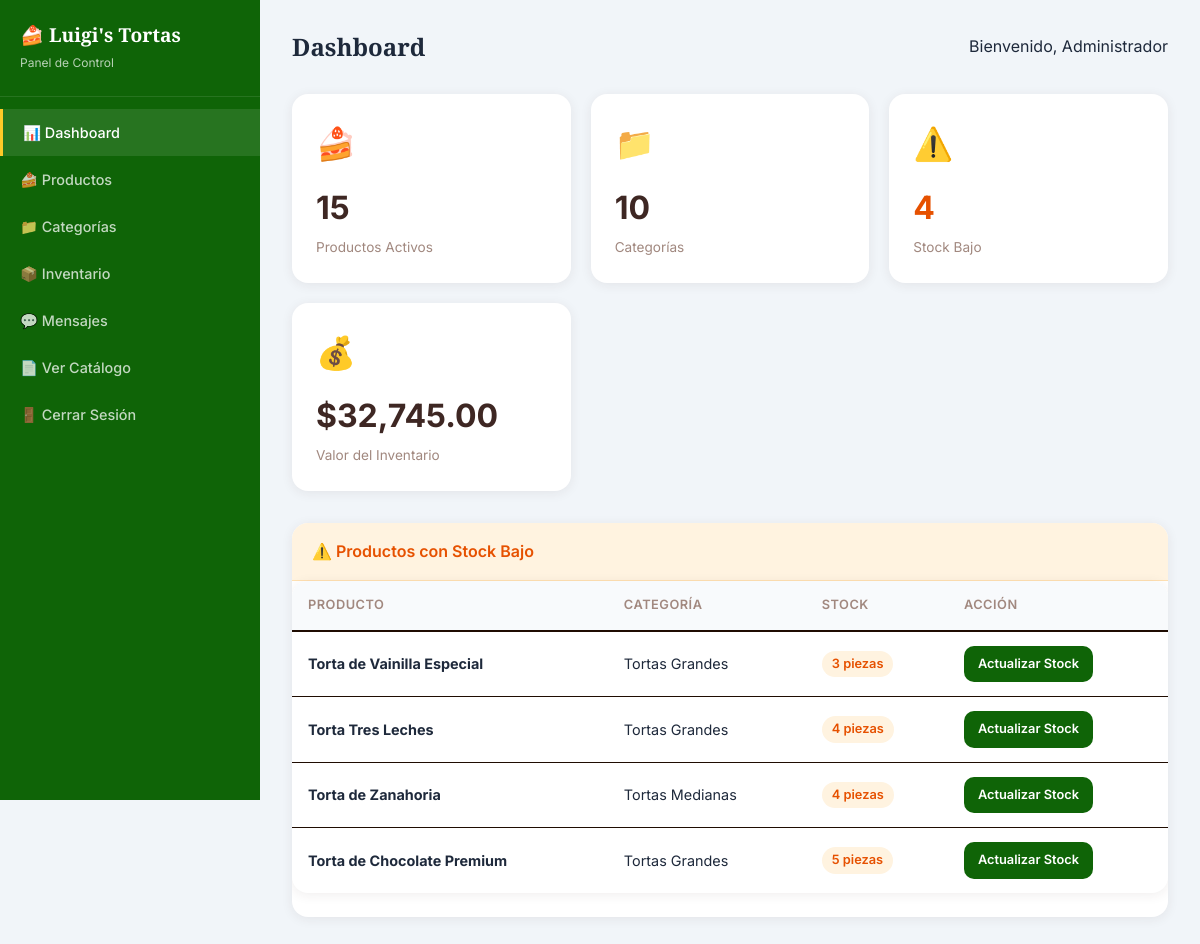
Page /admin/index.php (signed in) on the committed database.
### tables this page shows
CREATE TABLE `productos` (
  `id` int(11) NOT NULL,
  `categoria_id` int(11) NOT NULL,
  `nombre` varchar(150) NOT NULL,
  `descripcion` text DEFAULT NULL,
  `precio` decimal(10,2) NOT NULL DEFAULT 0.00,
  `imagen` varchar(255) DEFAULT NULL,
  `stock` int(11) NOT NULL DEFAULT 0,
  `unidad_medida` varchar(50) DEFAULT 'pieza',
  `disponible` tinyint(1) DEFAULT 1,
  `destacado` tinyint(1) DEFAULT 0,
  `created_at` timestamp NOT NULL DEFAULT current_timestamp(),
  `updated_at` timestamp NOT NULL DEFAULT current_timestamp() ON UPDATE current_timestamp()
);

CREATE TABLE `categorias` (
  `id` int(11) NOT NULL,
  `nombre` varchar(100) NOT NULL,
  `descripcion` text DEFAULT NULL,
  `imagen` varchar(255) DEFAULT NULL,
  `orden` int(11) DEFAULT 0,
  `activa` tinyint(1) DEFAULT 1,
  `created_at` timestamp NOT NULL DEFAULT current_timestamp()
);

### includes/functions.php (called while the page is built, shortened)
<?php
function sanitize($input) {
    return htmlspecialchars(trim($input), ENT_QUOTES, 'UTF-8');
}
function formatCurrency($amount) {
    return '$' . number_format($amount, 2, '.', ',');
}
function getTotalProductos() {
    return fetchOne('SELECT COUNT(*) as total FROM productos WHERE disponible = 1')['total'];
}
function getTotalStockBajo($limite = 5) {
    return fetchOne('SELECT COUNT(*) as total FROM productos WHERE stock <= ? AND disponible = 1', [$limite])['total'];
}
function getTotalCategorias() {
    return fetchOne('SELECT COUNT(*) as total FROM categorias WHERE activa = 1')['total'];
}
function getValorInventario() {
    return fetchOne('SELECT COALESCE(SUM(precio * stock), 0) as total FROM productos WHERE disponible = 1')['total'];
}
function getProductosBajoStock($limite = 5) {
    return fetchAll(
        'SELECT p.*, c.nombre as categoria_nombre
         FROM productos p
         JOIN categorias c ON p.categoria_id = c.id
         WHERE p.stock <= ? AND p.disponible = 1
         ORDER BY p.stock ASC',
        [$limite]
    );
}

### includes/db.php (called while the page is built, shortened)
<?php
function getConnection() {
    static $pdo = null;
    if ($pdo === null) {
        try {
            $dsn = 'mysql:host=' . DB_HOST . ';dbname=' . DB_NAME . ';charset=' . DB_CHARSET;
            $pdo = new PDO($dsn, DB_USER, DB_PASS, [
                PDO::ATTR_ERRMODE => PDO::ERRMODE_EXCEPTION,
                PDO::ATTR_DEFAULT_FETCH_MODE => PDO::FETCH_ASSOC,
                PDO::ATTR_EMULATE_PREPARES => false,
            ]);
        } catch (PDOException $e) {
            die('Error de conexión: ' . $e->getMessage());
        }
    }
    return $pdo;
}
function query($sql, $params = []) {
    $stmt = getConnection()->prepare($sql);
    $stmt->execute($params);
    return $stmt;
}
function fetchAll($sql, $params = []) {
    return query($sql, $params)->fetchAll();
}
function fetchOne($sql, $params = []) {
    return query($sql, $params)->fetch();
}

### admin/index.php (the view, shortened to what this page needs)
<?php
$totalProductos = getTotalProductos();
$totalCategorias = getTotalCategorias();
$totalBajoStock = getTotalStockBajo();
$valorInventario = getValorInventario();
$bajoStock = getProductosBajoStock(5);
?>
<!DOCTYPE html>
<html lang="es">
<head>
    <link rel="stylesheet" href="../assets/css/style.css">
</head>
<body class="admin-body">
<div class="admin-layout">
    <aside class="admin-sidebar">
        <div class="sidebar-brand">
            <h2>&#127856; <?= SITE_NAME ?></h2>
            <p>Panel de Control</p>
        </div>
        <nav class="sidebar-nav">
            <a href="index.php" class="active">&#128202; Dashboard</a>
            <a href="productos.php">&#127856; Productos</a>
            <a href="categorias.php">&#128193; Categorías</a>
            <a href="inventario.php">&#128230; Inventario</a>
            <a href="chat.php">&#128172; Mensajes<?php $chatNoLeidos = getNoLeidosAdminTotal(); if ($chatNoLeidos > 0): ?><span class="badge-chat"><?= $chatNoLeidos ?></span><?php endif; ?></a>
            <a href="../" target="_blank">&#128196; Ver Catálogo</a>
            <a href="logout.php">&#128682; Cerrar Sesión</a>
        </nav>
    </aside>
    <main class="admin-main">
        <div class="admin-topbar">
            <h2>Dashboard</h2>
            <span>Bienvenido, <?= sanitize($_SESSION['user_name']) ?></span>
        </div>
        <div class="dashboard-cards">
            <div class="dash-card">
                <div class="dash-icon">&#127856;</div>
                <div class="dash-number"><?= $totalProductos ?></div>
                <div class="dash-label">Productos Activos</div>
            </div>
            <div class="dash-card">
                <div class="dash-icon">&#128193;</div>
                <div class="dash-number"><?= $totalCategorias ?></div>
                <div class="dash-label">Categorías</div>
            </div>
            <div class="dash-card">
                <div class="dash-icon">&#9888;&#65039;</div>
                <div class="dash-number" style="color:<?= $totalBajoStock > 0 ? '#e65100' : '#16a34a' ?>"><?= $totalBajoStock ?></div>
                <div class="dash-label">Stock Bajo</div>
            </div>
            <div class="dash-card">
                <div class="dash-icon">&#128176;</div>
                <div class="dash-number"><?= formatCurrency($valorInventario) ?></div>
                <div class="dash-label">Valor del Inventario</div>
            </div>
        </div>
        <?php if (count($bajoStock) > 0): ?>
        <div class="low-stock-card">
            <div class="card-header">&#9888;&#65039; Productos con Stock Bajo</div>
            <div class="data-table-wrapper">
                <table class="data-table">
                    <thead>
                        <tr>
                            <th>Producto</th>
                            <th>Categoría</th>
                            <th>Stock</th>
                            <th>Acción</th>
                        </tr>
                    </thead>
                    <tbody>
                        <?php foreach ($bajoStock as $p): ?>
                        <tr>
                            <td><strong><?= sanitize($p['nombre']) ?></strong></td>
                            <td><?= sanitize($p['categoria_nombre']) ?></td>
                            <td>
                                <span class="stock-badge <?= $p['stock'] == 0 ? 'out' : 'low' ?>">
                                    <?= $p['stock'] ?> <?= $p['unidad_medida'] ?><?= $p['stock'] != 1 ? 's' : '' ?>
                                </span>
                            </td>
                            <td>
                                <a href="producto_form.php?id=<?= $p['id'] ?>" class="btn btn-sm btn-primary" style="width:auto;">Actualizar Stock</a>
                            </td>
                        </tr>
                        <?php endforeach; ?>
                    </tbody>
                </table>
            </div>
        </div>
        <?php endif; ?>
    </main>
</div>
</body>
</html>

### assets/css/style.css (style rules this page uses)
:root { --primary: #c2185b; --primary-light: #f8bbd0; --primary-dark: #880e4f; --primary-luigi: #22B24C; --secondary-luigi: #2B5293; --third-luigi: #0f6407; --secondary: #f57c00; --accent: #ffca28; --bg: #aed1ad; --bg-card: #ffffff; --text: #3e2723; --text-light: #795548; --text-muted: #a1887f; --border: #1f0c01; --shadow: 0 2px 12px rgba(62, 39, 35, 0.08); --shadow-lg: 0 8px 32px rgba(62, 39, 35, 0.12); --radius: 16px; --radius-sm: 10px; --transition: all 0.3s cubic-bezier(0.4, 0, 0.2, 1); }
* { margin: 0; padding: 0; box-sizing: border-box; }
body { font-family: 'Inter', sans-serif; background: var(--bg); color: var(--text); line-height: 1.6; min-height: 100vh; }
.admin-body { background: #f1f5f9; font-family: 'Inter', sans-serif; color: #1e293b; min-height: 100vh; }
.btn { display: inline-flex; align-items: center; gap: 8px; padding: 12px 24px; border: none; border-radius: var(--radius-sm); font-family: 'Inter', sans-serif; font-size: 0.95rem; font-weight: 600; cursor: pointer; transition: var(--transition); text-decoration: none; }
.btn-primary { background: var(--third-luigi); color: white; width: 100%; justify-content: center; }
.btn-sm { padding: 8px 14px; font-size: 0.8rem; }
.admin-layout { display: flex; min-height: 100vh; }
.admin-sidebar { width: 260px; background: var(--third-luigi); color: white; padding: 20px 0; position: fixed; height: 100vh; overflow-y: auto; z-index: 100; }
.sidebar-brand { padding: 0 20px 24px; border-bottom: 1px solid rgba(255,255,255,0.1); margin-bottom: 12px; }
.sidebar-brand h2 { font-family: 'Playfair Display', serif; font-size: 1.2rem; }
.sidebar-brand p { font-size: 0.75rem; opacity: 0.7; margin-top: 2px; }
.sidebar-nav a { display: flex; align-items: center; gap: 12px; padding: 12px 20px; color: rgba(255,255,255,0.75); text-decoration: none; font-size: 0.9rem; font-weight: 500; transition: var(--transition); }
.sidebar-nav a:hover, .sidebar-nav a.active { background: rgba(255,255,255,0.1); color: white; }
.sidebar-nav a.active { border-left: 3px solid var(--accent); }
.admin-main { margin-left: 260px; flex: 1; padding: 28px 32px; min-height: 100vh; }
.admin-topbar { display: flex; align-items: center; justify-content: space-between; margin-bottom: 28px; }
.admin-topbar h2 { font-family: 'Playfair Display', serif; font-size: 1.5rem; }
.dashboard-cards { display: grid; grid-template-columns: repeat(auto-fit, minmax(220px, 1fr)); gap: 20px; margin-bottom: 32px; }
.dash-card { background: white; border-radius: var(--radius); padding: 24px; box-shadow: var(--shadow); transition: var(--transition); }
.dash-card .dash-icon { font-size: 2rem; margin-bottom: 12px; }
.dash-card .dash-number { font-size: 2rem; font-weight: 700; color: var(--text); }
.dash-card .dash-label { font-size: 0.85rem; color: var(--text-muted); margin-top: 4px; }
.data-table-wrapper { background: white; border-radius: var(--radius); box-shadow: var(--shadow); overflow: hidden; margin-bottom: 24px; }
.data-table { width: 100%; border-collapse: collapse; }
.data-table th { background: #f8fafc; padding: 14px 16px; text-align: left; font-size: 0.8rem; font-weight: 600; text-transform: uppercase; letter-spacing: 0.5px; color: var(--text-muted); border-bottom: 2px solid var(--border); }
.data-table td { padding: 14px 16px; border-bottom: 1px solid var(--border); font-size: 0.9rem; vertical-align: middle; }
.data-table tr:last-child td { border-bottom: none; }
.low-stock-card { background: white; border-radius: var(--radius); box-shadow: var(--shadow); overflow: hidden; }
.low-stock-card .card-header { padding: 16px 20px; background: #fff3e0; border-bottom: 1px solid #ffe0b2; font-weight: 600; color: #e65100; }
.stock-badge { display: inline-block; padding: 3px 10px; border-radius: 50px; font-size: 0.8rem; font-weight: 600; }
.stock-badge.low { background: #fff3e0; color: #e65100; }

### rows in the picture
productos: nombre "Torta de Vainilla Especial", categoria.nombre "Tortas Grandes", stock "3", unidad_medida "pieza"
productos: nombre "Torta Tres Leches", categoria.nombre "Tortas Grandes", stock "4", unidad_medida "pieza"
productos: nombre "Torta de Zanahoria", categoria.nombre "Tortas Medianas", stock "4", unidad_medida "pieza"
productos: nombre "Torta de Chocolate Premium", categoria.nombre "Tortas Grandes", stock "5", unidad_medida "pieza"

### other values in the picture
SITE_NAME "Luigi's Tortas"
$_SESSION['user_name'] "Administrador"
$totalProductos "15"
$totalCategorias "10"
$totalBajoStock "4"
formatCurrency($valorInventario) "$32,745.00"
